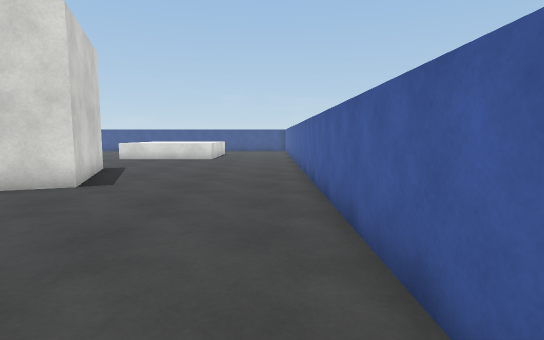
[1] (above)

22 first-person views from a walk through a scene from a Unity 3-D project. The camera is 1.2 m above the floor, tilts 6° down and sees 80° across. The floor is counted in squares, 1 m on a side. Each view is taken from the middle of a square. On the plan, view 1 faces up. The plan holds only what a view shows up to about 14 squares ahead; the rest is blank. The player is left out. Surface patterns are stand-ins for the level's own textures.

[2]
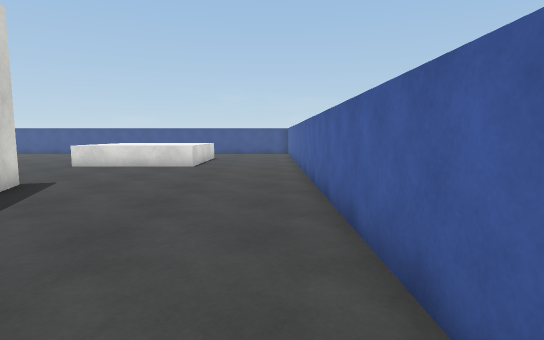

[3]
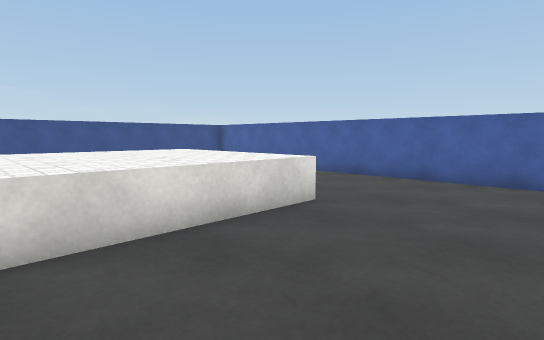

[4]
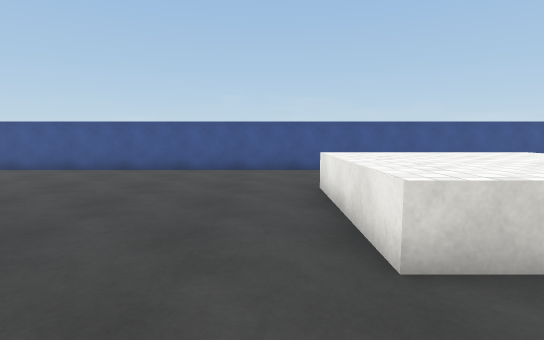

[5]
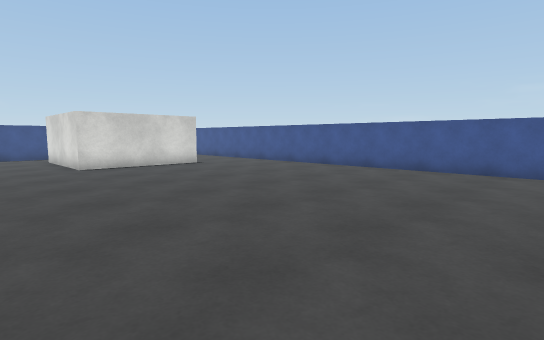

[6]
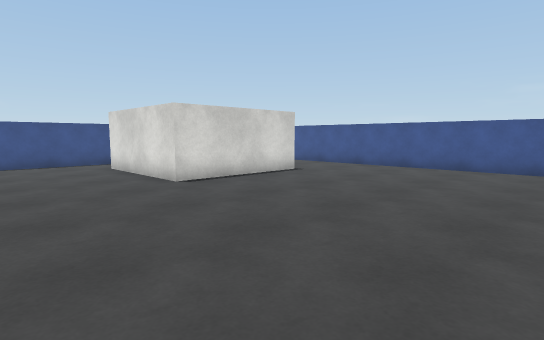

[7]
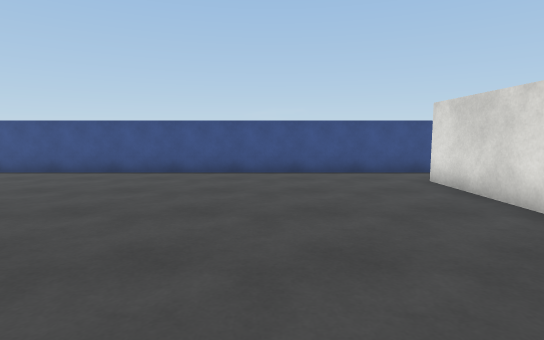

[8]
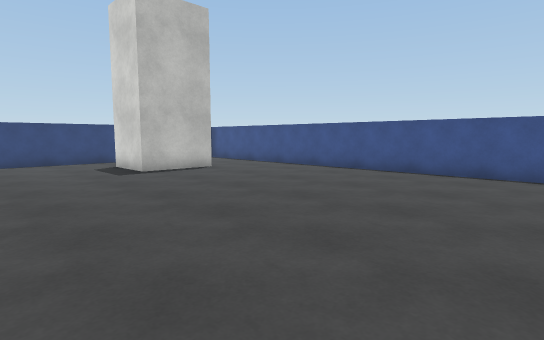

[9]
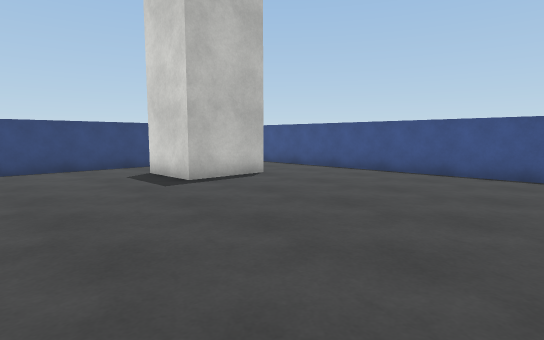

[10]
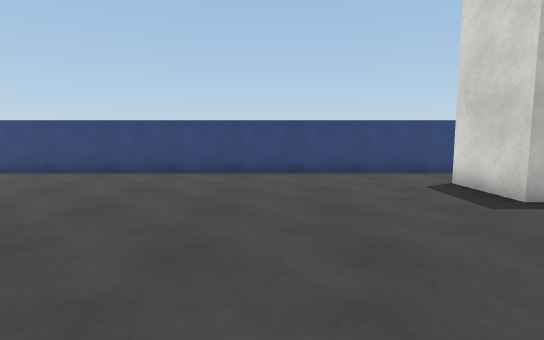

[11]
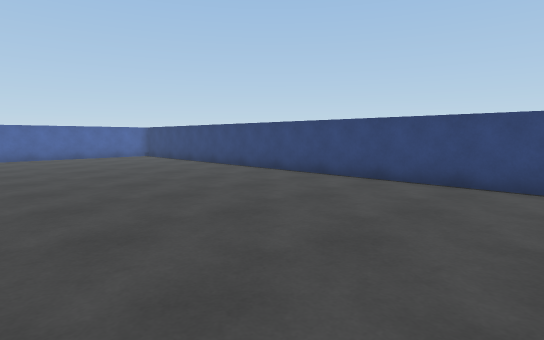

[12]
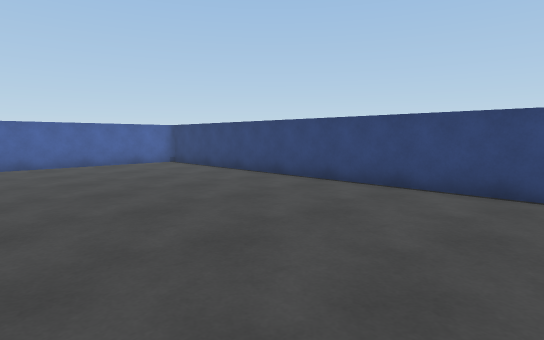

[13]
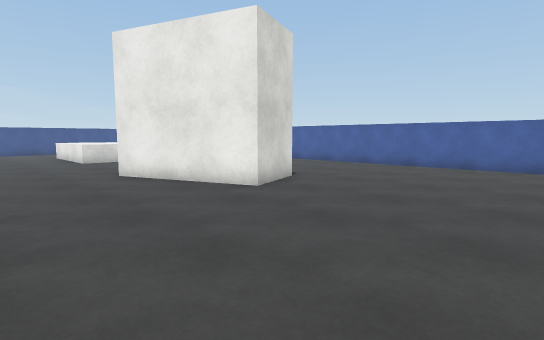

[14]
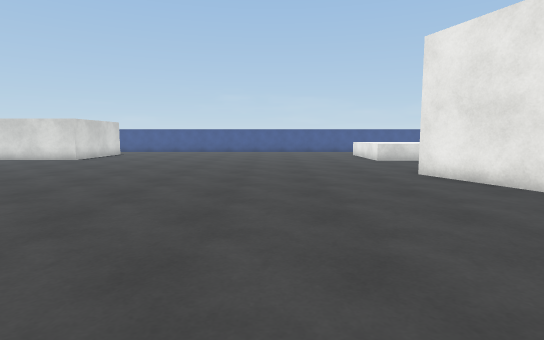

[15]
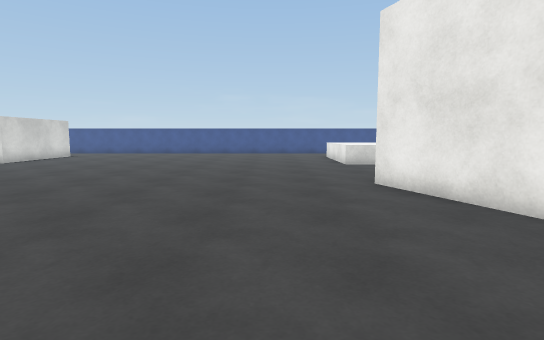

[16]
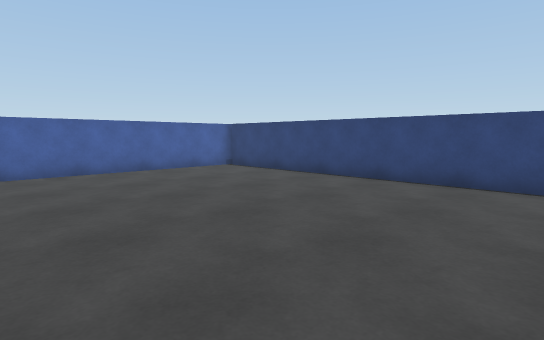

[17]
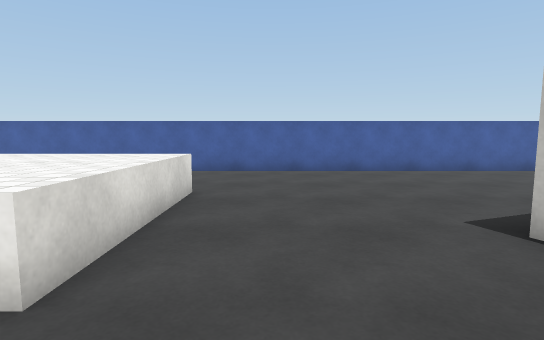

[18]
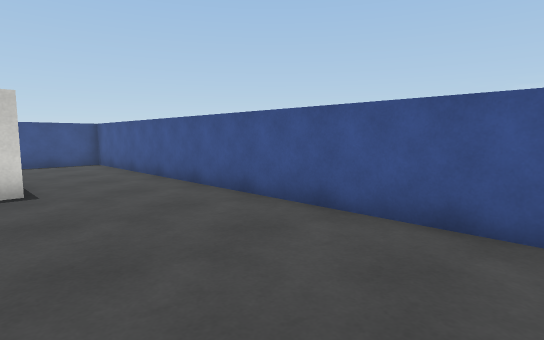

[19]
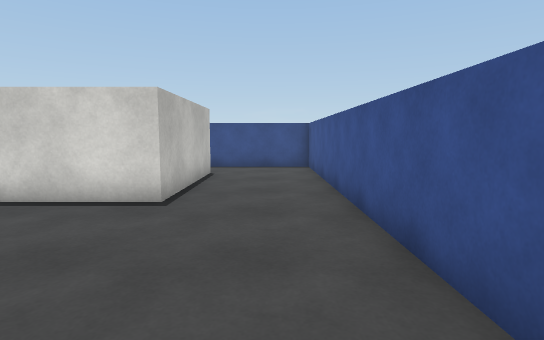

[20]
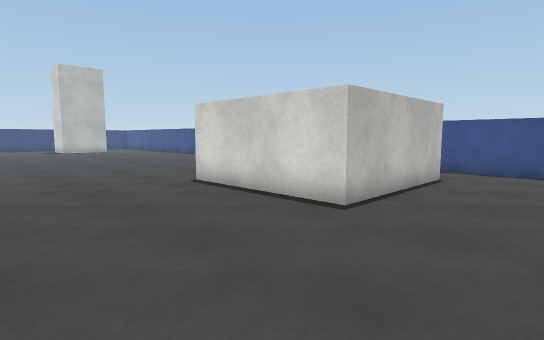

[21]
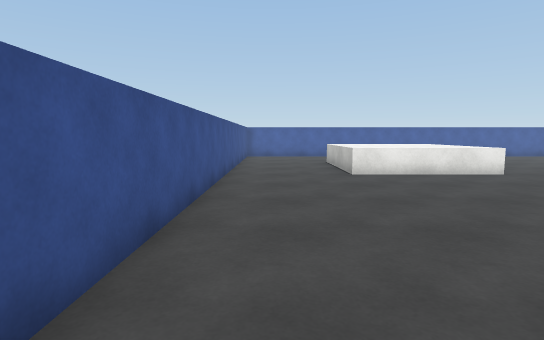

[22]
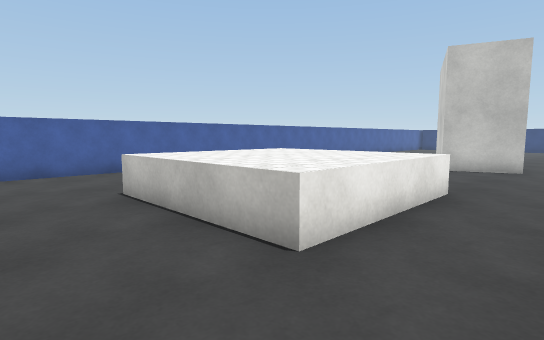

### Floor plan
Key: @ floor where view 1 was taken; # wall or solid block; . floor; ^ raised ledge.
Columns run from 30 left of view 1 to 1 right of it. Each row starts with its distance up from view 1.
 26 ################################
 25 #..........................    #
 24 #..........................    #
 23 #..............................#
 22 #..#####.......................#
 21 #      #..............^^^^^^...#
 20        #..............^^^^^^  .#
 19        #..............^^^^^^  .#
 18 #.     #..............^^^^^^...#
 17 #..#####..............^^^^^^...#
 16 #..............................#
 15 #..............................#
 14 #..............................#
 13 #..............................#
 12 #......................##......#
 11 #.....................###......#
 10 #.....................###......#
  9 #.....................####.....#
  8 #......................###.....#
  7 #......................###.....#
  6 #..............................#
  5 #........... ..................#
  4 #...........  .................#
  3 #..............................#
  2 #..............................#
  1 #..............................#
  0 #.............................@#
 -1 #...###........................#
 -2 #..   #........................#
 -3       #........................#
 -4       .........................#
 -5      ..........................#
 -6      ###########################

Where each view was taken, in squares from view 1:
view 1: 0 up, 0 right, facing up
view 2: 4 up, 0 right, facing up
view 3: 13 up, 8 left, facing up-right
view 4: 14 up, 9 left, facing up
view 5: 14 up, 10 left, facing up-left
view 6: 13 up, 15 left, facing up-left
view 7: 13 up, 19 left, facing left
view 8: 10 up, 19 left, facing down-left
view 9: 7 up, 19 left, facing down-left
view 10: 5 up, 19 left, facing down
view 11: 3 up, 18 left, facing down-right
view 12: 2 up, 13 left, facing down-right
view 13: 1 up, 12 left, facing up-right
view 14: 1 up, 13 left, facing up
view 15: 3 up, 11 left, facing up
view 16: 3 up, 10 left, facing down-right
view 17: 15 up, 10 left, facing right
view 18: 21 up, 15 left, facing up-left
view 19: 24 up, 17 left, facing left
view 20: 25 up, 18 left, facing down-left
view 21: 24 up, 18 left, facing right
view 22: 24 up, 10 left, facing down-right
